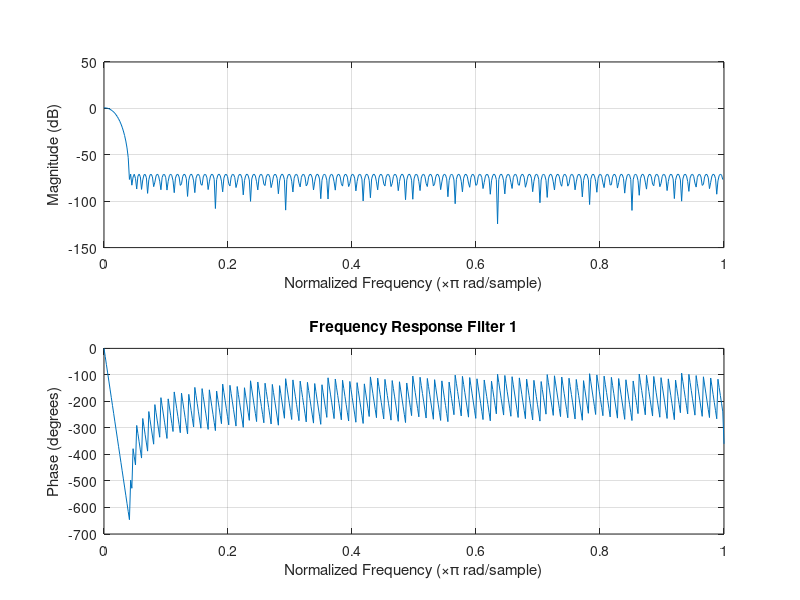
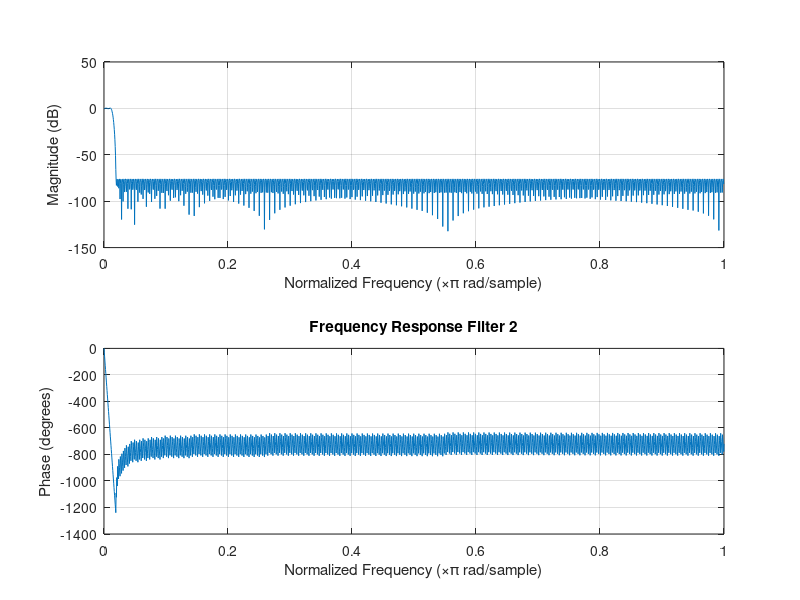

These charts were generated, in order, by the following MATLAB code: (Note: this script raises an error after producing the figures.)
%! ------------------------------------------------------------------------
%! SOC Desgin Lab 4
%!  - Create channel filter using a filter chain and model against Xilinx
%!  FIR compiler bit accurate model
%!      - Filter 1: Sample rate = 125Mhz, Fpass = 576kHz, Fstop = 2.549MHz,
%!          Decimation rate: 40, Apass <= .5dB, Astop >= 80dB
%!      - Filter 2: Sample rate = 3.125Mhz, Fpass = 18kHz, Fstop = 30kHz,
%!          Decimation rate: 64, Apass <= .5dB, Astop >= 80dB
%! ------------------------------------------------------------------------

%! Enviorment
clear; close all;
dds_scale       = 2^14;
dds_bit_width   = 16;
scale_val       = 18;
fp_scale        = 2^scale_val;

%! Read filter coefficents from mat files
mat_filter1 = load("filter1.mat");
mat_filter2 = load("filter2.mat");
num_coeffs1 = length(mat_filter1.Num);
num_coeffs2 = length(mat_filter2.Num);

%! Plot Freq response
figure()
freqz(mat_filter1.Num)
title('Frequency Response Filter 1')
figure()
freqz(mat_filter2.Num)
title('Frequency Response Filter 2')

%! Write .coe files for the filter coefficents
% Cast to S16.15 format
filter1_fixed = int32(mat_filter1.Num*fp_scale);
filter2_fixed = int32(mat_filter2.Num*fp_scale);

% Write to file
fid = fopen('filter1.coe', 'w');
fprintf(fid, 'radix=10;\ncoefdata=\n');
fprintf(fid, '%d\n', filter1_fixed);
fid = fopen('filter2.coe', 'w');
fprintf(fid, 'radix=10;\ncoefdata=\n');
fprintf(fid, '%d\n', filter2_fixed);

%! Create FIR bit accurate models
% Filter 1
filter_bit_acc_1 = fir_compiler_v7_2_bitacc();
config_1 = get_configuration(filter_bit_acc_1);
config_1.coeff = round(mat_filter1.Num * fp_scale);
config_1.data_fract_width = 0;
config_1.output_width = 35;
config_1.output_rounding_mode = 0;
config_1.filter_type = 2;
config_1.decim_rate = 40;
config_1.coeff_fract_width = 0;
config_1.output_fract_width = 15;
filter_bit_acc_1 = fir_compiler_v7_2_bitacc(config_1);

% Filter 2
filter_bit_acc_2 = fir_compiler_v7_2_bitacc();
config_2 = get_configuration(filter_bit_acc_2);
config_2.coeff = round(mat_filter2.Num * fp_scale);
config_2.data_fract_width = 0;
config_2.output_width = 35;
config_2.output_rounding_mode = 0;
config_2.filter_type = 2;
config_2.decim_rate = 64;
config_2.coeff_fract_width = 0;
config_2.output_fract_width = 15;
filter_bit_acc_2 = fir_compiler_v7_2_bitacc(config_2);

%! Create test tones
fs = 125000000;
num_end_samples = 1024;
N = num_end_samples * 40 * 64;
f1 = 2000;
f2 = 25000;
f3 = 50000;

signals = zeros(3, N);
signals(1, :) = round(dds_scale*cos(2*f1*pi*(0:N-1)/fs));
signals(2, :) = round(dds_scale*cos(2*f2*pi*(0:N-1)/fs));
signals(3, :) = round(dds_scale*cos(2*f3*pi*(0:N-1)/fs));

%! Loop over the test signals, filter and plot
for i=1:3
    % Filter the signal
    filt_stage_1 = filter(filter_bit_acc_1, signals(i,:));
    filt_stage_1 = round(filt_stage_1 / 2^(scale_val-1));
    filt_stage_2 = filter(filter_bit_acc_2, double(filt_stage_1));
    filt_stage_2 = round(filt_stage_2 /  2^(scale_val-1));

    % Plot the signals
    figure()
    subplot(5,1,1)
    plot(signals(i,:))
    title("Input signal " + i)
    subplot(5,1,2)
    plot(filt_stage_1)
    title("Signal after stage 1 of Cascaded Filters")
    subplot(5,1,3)
    plot((-32768:32767)*fs/40/2^16, abs(fftshift(fft(filt_stage_1))))
    title("FFT of output from Filters 1")
    xlabel("Freq")
    subplot(5,1,4)
    plot(filt_stage_2)
    title("Signal after stage 2 of Cascaded Filters")
    subplot(5,1,5)
    plot((-512:511)*fs/64/40/1023, abs(fftshift(fft(filt_stage_2))))
    title("FFT of output from Cascaded Filters")
    xlabel("Freq")
end

% Measure PSD
figure()
periodogram(double(filt_stage_2),[],'onesided',512, 48.828e3)

% Compare ILA and Model Data
ila_filenames = ["ila_25kHz.csv", "ila_50kHz.csv"];
titles = ["25kHz ILA", "25kHz ILA vs Model", "50kHz ILA", "50kHz ILA vs Model"];
for i=1:length(ila_filenames)
    fid = fopen(ila_filenames(i));
    % the textscan is looking for the following fields, which matches the
    % format of my file
    C = textscan(fid, '%d%d%d%d%d%d%d%d%d%d%d', 'headerlines', 2, ...
        'delimiter', ',');
    fclose(fid);
    sig = C;
    sample_buff = C{1};
    sample_win  = C{2};
    trigger = C{3};
    ila_data = double(C{4});
    %recorded_sig_gen = circshift(recorded_sig_gen, -9);
    figure()
    subplot(2,1,1)
    plot(ila_data)
    title(titles((i-1)*2+1))
    subplot(2,1,2)
    plot(ila_data(1:8:end) - signals(2))
    title(titles((i-1)*2+2))
end

%! Lab question
disp(['Question 1: The attenuation at 22kHz is about -10dB in the ' ...
    'freqz plot and seems to be about 13dB smaller than the passband' ...
    'signal in the PSD plot.'])

% Quantative Analysis 
disp(['The HW ILA data is getting very quantized when being reported' ...
    'from vivado. But looking at the signal size from the ILA graph' ...
    'and the signal from the filter model they matched fairly close.' ...
    'It is also like that since I needed to downsample the ILA to get' ...
    '1024 samples.'])

